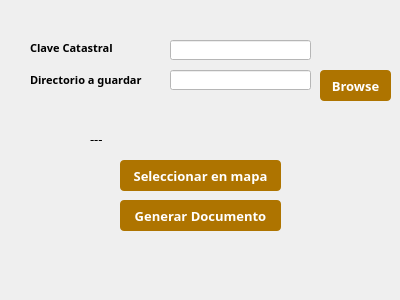
<?xml version="1.0" encoding="UTF-8"?>
<ui version="4.0">
 <class>CertCveValorDialogBase</class>
 <widget class="QDialog" name="CertCveValorDialogBase">
  <property name="geometry">
   <rect>
    <x>0</x>
    <y>0</y>
    <width>400</width>
    <height>300</height>
   </rect>
  </property>
  <property name="windowTitle">
   <string>Certificado clave y valor</string>
  </property>
  <widget class="QLabel" name="label_2">
   <property name="geometry">
    <rect>
     <x>30</x>
     <y>70</y>
     <width>131</width>
     <height>20</height>
    </rect>
   </property>
   <property name="font">
    <font>
     <family>Century Gothic</family>
     <pointsize>8</pointsize>
     <weight>75</weight>
     <bold>true</bold>
    </font>
   </property>
   <property name="text">
    <string>Directorio a guardar</string>
   </property>
  </widget>
  <widget class="QPushButton" name="btnSeleccionar">
   <property name="geometry">
    <rect>
     <x>120</x>
     <y>160</y>
     <width>161</width>
     <height>31</height>
    </rect>
   </property>
   <property name="font">
    <font>
     <family>Century Gothic</family>
     <pointsize>10</pointsize>
     <weight>75</weight>
     <bold>true</bold>
    </font>
   </property>
   <property name="styleSheet">
    <string notr="true">QPushButton{
background : rgb(174, 116, 0);
color : rgb(255, 255, 255);
border-radius : 4px;
}
QPushButton::hover{
background : rgb(104, 69, 13);
color : rgb(255, 255, 255);
border-radius : 4px;
}
QPushButton:disabled {
background: rgb(217, 217, 217)
}</string>
   </property>
   <property name="text">
    <string>Seleccionar en mapa</string>
   </property>
  </widget>
  <widget class="QPushButton" name="btnBrowse">
   <property name="geometry">
    <rect>
     <x>320</x>
     <y>70</y>
     <width>71</width>
     <height>31</height>
    </rect>
   </property>
   <property name="font">
    <font>
     <family>Century Gothic</family>
     <pointsize>10</pointsize>
     <weight>75</weight>
     <bold>true</bold>
    </font>
   </property>
   <property name="styleSheet">
    <string notr="true">QPushButton{
background : rgb(174, 116, 0);
color : rgb(255, 255, 255);
border-radius : 4px;
}
QPushButton::hover{
background : rgb(104, 69, 13);
color : rgb(255, 255, 255);
border-radius : 4px;
}
QPushButton:disabled {
background: rgb(217, 217, 217)
}</string>
   </property>
   <property name="text">
    <string>Browse</string>
   </property>
  </widget>
  <widget class="QLabel" name="label">
   <property name="geometry">
    <rect>
     <x>30</x>
     <y>40</y>
     <width>101</width>
     <height>16</height>
    </rect>
   </property>
   <property name="font">
    <font>
     <family>Century Gothic</family>
     <pointsize>8</pointsize>
     <weight>75</weight>
     <bold>true</bold>
    </font>
   </property>
   <property name="text">
    <string>Clave Catastral</string>
   </property>
  </widget>
  <widget class="QLineEdit" name="fldCveCat">
   <property name="enabled">
    <bool>true</bool>
   </property>
   <property name="geometry">
    <rect>
     <x>170</x>
     <y>40</y>
     <width>141</width>
     <height>20</height>
    </rect>
   </property>
   <property name="font">
    <font>
     <family>Century Gothic</family>
     <pointsize>10</pointsize>
    </font>
   </property>
   <property name="styleSheet">
    <string notr="true">background: rgb(255,255,255)</string>
   </property>
  </widget>
  <widget class="QPushButton" name="btnGenerar">
   <property name="geometry">
    <rect>
     <x>120</x>
     <y>200</y>
     <width>161</width>
     <height>31</height>
    </rect>
   </property>
   <property name="font">
    <font>
     <family>Century Gothic</family>
     <pointsize>10</pointsize>
     <weight>75</weight>
     <bold>true</bold>
    </font>
   </property>
   <property name="styleSheet">
    <string notr="true">QPushButton{
background : rgb(174, 116, 0);
color : rgb(255, 255, 255);
border-radius : 4px;
}
QPushButton::hover{
background : rgb(104, 69, 13);
color : rgb(255, 255, 255);
border-radius : 4px;
}
QPushButton:disabled {
background: rgb(217, 217, 217)
}</string>
   </property>
   <property name="text">
    <string>Generar Documento</string>
   </property>
  </widget>
  <widget class="QLabel" name="lbEstatusCedula">
   <property name="geometry">
    <rect>
     <x>90</x>
     <y>130</y>
     <width>231</width>
     <height>16</height>
    </rect>
   </property>
   <property name="font">
    <font>
     <family>Century Gothic</family>
     <pointsize>10</pointsize>
    </font>
   </property>
   <property name="text">
    <string>&lt;html&gt;&lt;head/&gt;&lt;body&gt;&lt;p&gt;---&lt;/p&gt;&lt;/body&gt;&lt;/html&gt;</string>
   </property>
  </widget>
  <widget class="QLineEdit" name="fldDirectorio">
   <property name="enabled">
    <bool>false</bool>
   </property>
   <property name="geometry">
    <rect>
     <x>170</x>
     <y>70</y>
     <width>141</width>
     <height>20</height>
    </rect>
   </property>
   <property name="font">
    <font>
     <family>Century Gothic</family>
     <pointsize>10</pointsize>
    </font>
   </property>
   <property name="styleSheet">
    <string notr="true">background: rgb(255,255,255)</string>
   </property>
  </widget>
 </widget>
 <resources/>
 <connections/>
</ui>
